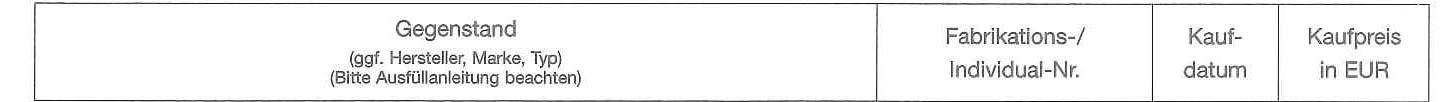
#> input picture table_head.jpg, 1456 x 102 px
$ python -i bounding_boxes.py   (imports and definitions only)
#> lines starting #> are read from the running program, lines starting #| are printed output that depends on the picture
#!/usr/bin/env python
# -*- coding: utf-8 -*-

import cv2
import os
import numpy as np
import matplotlib.pyplot as plt
import matplotlib
from skimage.morphology import skeletonize
from skimage.color import rgb2gray
from skimage import measure
from PIL import Image
from pathlib import Path
try:
    from pdf2image import convert_from_path
except ImportError:
    print('Missing pdf2image package, can only process image files.')


def find_table_head(img):
    cwd = os.getcwd()
    template_file = os.path.join(cwd + r'\template.png')
    template = cv2.imread(template_file, 0) # template.shape is (102, 1456)
    th, tw = template.shape
    h, w = img.shape

    # Resize template if img scale is different than in the img the template was
    # taken from (with shape (2339, 1654)).
    if np.abs(h - 2339) > 2 or np.abs(w - 1654) > 2:
        new_th = int((102 * h) / 2339)
        new_tw = int((1456 * w) / 1654)
        template = cv2.resize(template, (new_tw, new_th))

    # Perform template matching without caring about scale invariance.
    result = cv2.matchTemplate(img, template, cv2.TM_CCOEFF_NORMED)
    (minVal, maxVal, minLoc, maxLoc) = cv2.minMaxLoc(result)
    (startX, startY) = maxLoc
    endX = startX + template.shape[1]
    endY = startY + template.shape[0]

    # Returns positions of the table head (startY is irrelevant).
    return startX, endX, endY


def extract_boxes(file):
    """
    Extracts the table cells of input image into a 2d array of image patches.

    Args:
        file (string):  Filepath to image file or pdf (only first page is
                        considered).

    Returns:
        result (numpy array):   Array of eqaul shape as input table, containing
                                table cells (numpy arrays). First and last row
                                are ignored.
    """
#> called with file = 'table_head.jpg'
    if Path(file).suffix == '.pdf':
        images = convert_from_path(file)
        img = np.array(images[0])
        img = (rgb2gray(img)*255).astype('uint8')
    else:
        img = cv2.imread(file,0)
#> img: shape (102, 1456); min 0, max 255, mean 241.6

    h, w = img.shape
#> h = 102; w = 1456

    # Binarize and invert.
    thresh,img_bin = cv2.threshold(img,230,255,cv2.THRESH_BINARY)
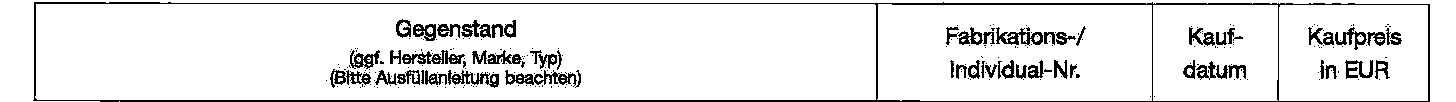
#> img_bin: shape (102, 1456); 90.8% white; black in thin lines or dots
    #img = img_bin
    img_bin = 255-img_bin
#> img_bin: shape (102, 1456); 9.2% white in thin lines or dots
    x0, x1, y0 = find_table_head(img_bin)
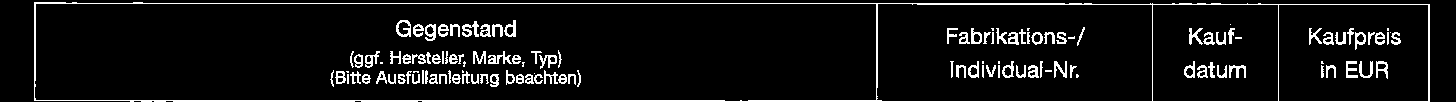
#> input picture template.png, 1456 x 102 px, found by its file name
#> in find_table_head, `template = cv2.imread(template_file, 0)`: template: shape (102, 1456); 7.7% white in thin lines or dots
#> in find_table_head, `result = cv2.matchTemplate(img, template, cv2.TM_CCOEFF_NORMED)`:
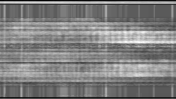
#> result: shape (99, 176) float32; min -0.151, max 0.224, mean 0.0363; drawn with min black and max white
#> in find_table_head, `(minVal, maxVal, minLoc, maxLoc) = cv2.minMaxLoc(result)`: minVal = -0.151; maxVal = 0.224; minLoc = (2, 0); maxLoc = (139, 42)
#> in find_table_head, `(startX, startY) = maxLoc`: startX = 139; startY = 42
#> in find_table_head, `endX = startX + template.shape[1]`: endX = 1420
#> in find_table_head, `endY = startY + template.shape[0]`: endY = 46
#> x0 = 139; x1 = 1420; y0 = 46

    # Remove upper and lower part of image + left and right margin.
    y0 += 3 # Make sure lower edge of table head is not included.
#> y0 = 49
    img = img[y0:int(h*0.85),x0:x1]
    img_bin = img_bin[y0:int(h*0.85),x0:x1]

    # Detect vertical lines of at least 1/60 of total height.
    v_kernel_len = np.array(img).shape[1]//60
#> v_kernel_len = 21
    # Detect horizontal lines of at least 1/20 of total width.
    h_kernel_len = np.array(img).shape[0]//20
#> h_kernel_len = 1
    # Define a vertical kernel to detect all vertical lines of image.
    ver_kernel = cv2.getStructuringElement(cv2.MORPH_RECT, (1, v_kernel_len))
#> ver_kernel = 21 values from 1 to 1
    # Define a horizontal kernel to detect all horizontal lines of image.
    hor_kernel = cv2.getStructuringElement(cv2.MORPH_RECT, (h_kernel_len, 1))
#> hor_kernel = [1]

    # Use vertical kernel to detect the vertical lines.
    image_1 = cv2.erode(img_bin, ver_kernel, iterations=3)
    vertical_lines = cv2.dilate(image_1, ver_kernel, iterations=3)

    # Use horizontal kernel to detect the horizontal lines.
    image_2 = cv2.erode(img_bin, hor_kernel, iterations=3)
    horizontal_lines = cv2.dilate(image_2, hor_kernel, iterations=3)

    # Combine horizontal and vertical lines in a new third image, with both having same weight.
    img_vh = cv2.addWeighted(vertical_lines, 0.5, horizontal_lines, 0.5, 0.0)
    # Theshold and skeletonize the image.
    thresh, img_vh = cv2.threshold(img_vh,128,1, cv2.THRESH_BINARY | cv2.THRESH_OTSU)
#> thresh = 0
    img_vh = skeletonize(img_vh)

    # Remove table lines from output image.
    # img[img_vh] = np.max(img)
    kernel = cv2.getStructuringElement(cv2.MORPH_RECT, (2, 2))
    # img = cv2.dilate(img, kernel, iterations=1)
    # img = cv2.erode(img, kernel, iterations=1) # Close resulting gaps.
    # #
    # Remove table lines from binary image.
    img_bin[img_vh] = 0
    img_bin = cv2.erode(img_bin, kernel, iterations=1)
    img_bin = cv2.dilate(img_bin, kernel, iterations=2) # Close resulting gaps.
    img_bin = cv2.erode(img_bin, kernel, iterations=1)

    # Extract row indices.
    single_col = img_vh[:,img_vh.shape[1]//6]
    row_indices = np.nonzero(single_col)[0]
#> row_indices = [3, 4, 15, 16, 17, 24, 25, 26, 27, 28, 29, 30, 31, 32]
    row_indices = np.hstack((0, row_indices))
#> row_indices = [0, 3, 4, 15, 16, 17, 24, 25, 26, 27, 28, 29, 30, 31, 32]

    # Calculate 1/3 of row height for detection of descenders of characters.
    row_height = row_indices[3] - row_indices[2]
#> row_height = 11
    descenders_height = int(row_height * 0.33)
#> descenders_height = 3

    # Extract column indices from middle of arbitrary row.
    single_row = img_vh[(row_indices[3]+row_indices[4])//2]
    col_indices = np.nonzero(single_row)[0]
#> col_indices = 40 values from 199 to 1247
    col_indices = np.hstack((0, col_indices, img_vh.shape[1]-1))
#> col_indices = 42 values from 0 to 1280

    n_rows, n_cols = 20, 4
    result = np.empty((n_rows, n_cols), dtype=object)

    for i in range(n_rows):
        for j in range(n_cols):
            if j == 0:
                # Label connected components of binary image patch.
                y0, y1 = row_indices[i]+1, row_indices[i+1] + descenders_height
                x0, x1 = col_indices[j]+1, col_indices[j+1]
                bin_patch = img_bin[y0:y1,x0:x1]
                labels = measure.label(bin_patch, background=0)
                # Check which components go through the lower case letter
                # compartment of patch.
                center_labels = np.unique(labels[int(0.38*row_height):int(0.75*row_height)])
                center_labels = center_labels[center_labels != 0]
                # Don't change cell boundaries for empty cells
                if len(center_labels) > 2:
                    row_positions_letters = np.argwhere(np.isin(labels, center_labels))[:,0]
                    upper_bound = np.min(row_positions_letters)
                    lower_bound = np.max(row_positions_letters)
                else:
                    upper_bound = 0
                    lower_bound = y1 - y0
                # Cut out parts belonging to the cell above/below.
                img_patch = img[y0+upper_bound:y0+lower_bound,x0:x1]

            # No need to do this for numerical columns.
            else:
                img_patch = img[row_indices[i]+1:row_indices[i+1]+2,col_indices[j]+1:col_indices[j+1]]

            result[i,j] = img_patch

    return result

#> (the run stopped early here; a loop or call above may not have finished)
